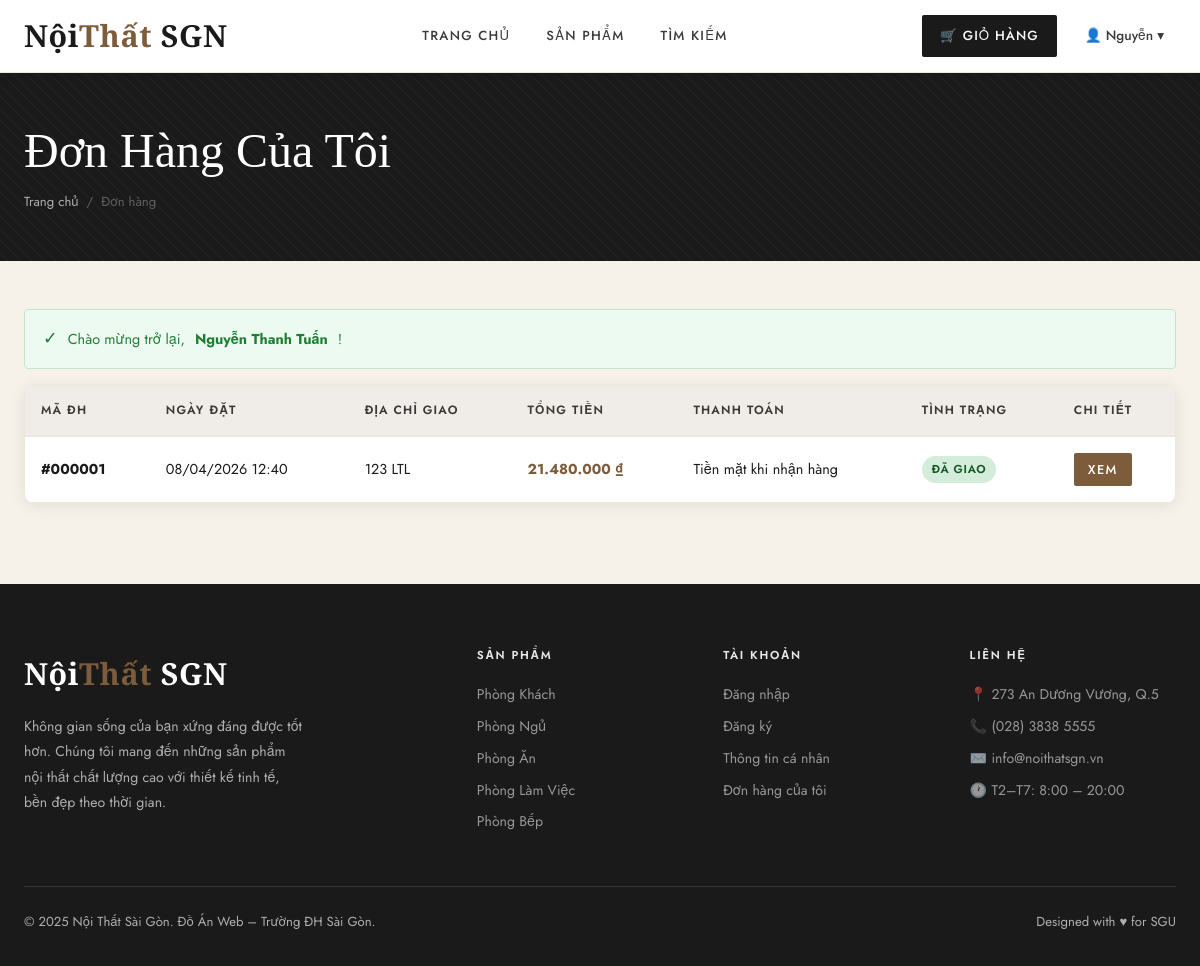
Screenshot of /NoiThat/orders.php (signed in) with the database file from the repository.
### tables this page shows
CREATE TABLE `khach_hang` (
  `ma_kh` int(11) NOT NULL,
  `ho_ten` varchar(100) NOT NULL,
  `email` varchar(150) NOT NULL,
  `mat_khau` varchar(255) NOT NULL,
  `dien_thoai` varchar(20) DEFAULT NULL,
  `dia_chi` varchar(255) DEFAULT NULL,
  `phuong_xa` varchar(100) DEFAULT NULL,
  `quan_huyen` varchar(100) DEFAULT NULL,
  `tinh_tp` varchar(100) DEFAULT NULL,
  `trang_thai` tinyint(1) DEFAULT 1 COMMENT '1=active, 0=khóa',
  `created_at` datetime DEFAULT current_timestamp()
);

CREATE TABLE `don_hang` (
  `ma_dh` int(11) NOT NULL,
  `ma_kh` int(11) NOT NULL,
  `ngay_dat` datetime DEFAULT current_timestamp(),
  `ho_ten_giao` varchar(100) NOT NULL,
  `dien_thoai_giao` varchar(20) DEFAULT NULL,
  `dia_chi_giao` varchar(255) NOT NULL,
  `phuong_xa` varchar(100) DEFAULT NULL,
  `quan_huyen` varchar(100) DEFAULT NULL,
  `tinh_tp` varchar(100) DEFAULT NULL,
  `hinh_thuc_tt` enum('tien_mat','chuyen_khoan','truc_tuyen') DEFAULT 'tien_mat',
  `tong_tien` decimal(15,2) DEFAULT 0.00,
  `trang_thai` enum('moi_dat','da_xac_nhan','da_giao','da_huy') DEFAULT 'moi_dat',
  `ghi_chu` text DEFAULT NULL,
  `da_tru_kho` tinyint(1) DEFAULT 0
);

### NoiThat/orders.php (the view, shortened to what this page needs)
<?php
require_once __DIR__ . '/config/db.php';
require_once __DIR__ . '/includes/functions.php';
$kh_id = (int)$_SESSION['kh_id'];
$order_detail = null; $order_items = null;
$orders = $conn->query("SELECT * FROM don_hang WHERE ma_kh=$kh_id ORDER BY ngay_dat DESC");
include __DIR__ . '/includes/header.php';
?>
<div class="page-header">
    <div class="container">
        <h1>Đơn Hàng Của Tôi</h1>
        <div class="breadcrumb">
            <a href="<?= SITE_URL ?>">Trang chủ</a><span>/</span>
            <span>Đơn hàng</span>
        </div>
    </div>
</div>
<section class="py-section" style="padding:48px 0 80px;">
    <div class="container">
        <?= getFlash() ?>
        <?php if ($order_detail): ?>
        <div style="margin-bottom:24px;">
            <a href="<?= SITE_URL ?>/orders.php" style="color:var(--walnut);font-size:0.88rem;">← Quay lại danh sách</a>
        </div>
        <div class="form-card">
            <h2 style="font-family:var(--font-display);font-weight:400;margin-bottom:20px;">
                Chi Tiết Đơn Hàng #<?= str_pad($order_detail['ma_dh'],6,'0',STR_PAD_LEFT) ?>
            </h2>
            <div class="order-info-box mb-24">
                <div class="info-row"><span>Ngày đặt</span><span><?= date('d/m/Y H:i', strtotime($order_detail['ngay_dat'])) ?></span></div>
                <div class="info-row"><span>Giao đến</span><span><?= htmlspecialchars($order_detail['ho_ten_giao']) ?> — <?= htmlspecialchars($order_detail['dia_chi_giao']) ?>, <?= htmlspecialchars($order_detail['phuong_xa']??'') ?>, <?= htmlspecialchars($order_detail['quan_huyen']??'') ?>, <?= htmlspecialchars($order_detail['tinh_tp']??'') ?></span></div>
                <div class="info-row"><span>Điện thoại</span><span><?= htmlspecialchars($order_detail['dien_thoai_giao']??'') ?></span></div>
                <div class="info-row"><span>Thanh toán</span><span><?= hinhThucTT($order_detail['hinh_thuc_tt']) ?></span></div>
                <div class="info-row"><span>Tình trạng</span>
                    <?php $tt = trangThaiDH($order_detail['trang_thai']); ?>
                    <span class="badge <?= $tt['class'] ?>"><?= $tt['label'] ?></span>
                </div>
            </div>
            <table class="orders-table">
                <thead><tr><th>Sản phẩm</th><th>SL</th><th>Đơn giá</th><th>Thành tiền</th></tr></thead>
                <tbody>
                    <?php while ($ct = $order_items->fetch_assoc()): ?>
                    <tr>
                        <td><?= htmlspecialchars($ct['ten_sp']) ?></td>
                        <td><?= $ct['so_luong'] ?></td>
                        <td><?= formatMoney($ct['gia_ban']) ?></td>
                        <td><?= formatMoney($ct['gia_ban']*$ct['so_luong']) ?></td>
                    </tr>
                    <?php endwhile; ?>
                </tbody>
            </table>
            <div style="text-align:right;margin-top:16px;font-size:1.1rem;font-weight:600;color:var(--walnut);">
                Tổng cộng: <?= formatMoney($order_detail['tong_tien']) ?>
            </div>
        </div>
        <?php else: ?>
        <div class="card" style="padding:0;overflow:hidden;">
            <table class="orders-table">
                <thead>
                    <tr>
                        <th>Mã ĐH</th>
                        <th>Ngày đặt</th>
                        <th>Địa chỉ giao</th>
                        <th>Tổng tiền</th>
                        <th>Thanh toán</th>
                        <th>Tình trạng</th>
                        <th>Chi tiết</th>
                    </tr>
                </thead>
                <tbody>
                    <?php while ($dh = $orders->fetch_assoc()):
                        $tt = trangThaiDH($dh['trang_thai']);
                    ?>
                    <tr>
                        <td><strong>#<?= str_pad($dh['ma_dh'],6,'0',STR_PAD_LEFT) ?></strong></td>
                        <td><?= date('d/m/Y H:i', strtotime($dh['ngay_dat'])) ?></td>
                        <td><?= htmlspecialchars(mb_strimwidth($dh['dia_chi_giao']??'',0,40,'...','UTF-8')) ?></td>
                        <td><strong class="text-walnut"><?= formatMoney($dh['tong_tien']) ?></strong></td>
                        <td><?= hinhThucTT($dh['hinh_thuc_tt']) ?></td>
                        <td><span class="badge <?= $tt['class'] ?>"><?= $tt['label'] ?></span></td>
                        <td><a href="?view=<?= $dh['ma_dh'] ?>" class="btn-primary" style="padding:6px 14px;font-size:0.8rem;">Xem</a></td>
                    </tr>
                    <?php endwhile; ?>
                </tbody>
            </table>
        </div>
        <?php endif; ?>
    </div>
</section>
<?php include __DIR__ . '/includes/footer.php'; ?>

### NoiThat/includes/header.php (shortened to what this page needs)
<?php
require_once __DIR__ . '/../config/db.php';
require_once __DIR__ . '/../includes/functions.php';
$kh         = currentKH($conn);
$base       = SITE_URL;
$cur_path   = $_SERVER['REQUEST_URI'];
?>
<!DOCTYPE html>
<html lang="vi">
<head>
    <link rel="stylesheet" href="<?= $base ?>/assets/css/style.css">
</head>
<body>
<header class="site-header">
    <div class="container">
        <div class="header-inner">
            <a href="<?= $base ?>/index.php" class="logo">Nội<span>Thất</span> SGN</a>
            <nav class="nav-main">
                <a href="<?= $base ?>/index.php" <?= (strpos($cur_path,'index.php')!==false||$cur_path===$base.'/')?' class="active"':'' ?>>Trang Chủ</a>
                <div class="has-dropdown">
                    <a href="<?= $base ?>/products.php" <?= (strpos($cur_path,'products.php')!==false)?' class="active"':'' ?>>Sản Phẩm</a>
                </div>
                <a href="<?= $base ?>/search.php" <?= (strpos($cur_path,'search.php')!==false)?' class="active"':'' ?>>Tìm Kiếm</a>
            </nav>
            <div class="nav-actions">
                <a href="<?= $base ?>/cart.php" class="cart-btn">
                    🛒 Giỏ hàng
                </a>
                <?php if ($kh): ?>
                <div class="user-menu">
                    <div class="user-menu-btn">
                        👤 <?= htmlspecialchars(explode(' ',$kh['ho_ten'])[0]) ?> ▾
                    </div>
                </div>
                <?php endif; ?>
            </div>
        </div>
    </div>
</header>

### NoiThat/assets/css/style.css (style rules this page uses)
:root { --cream: #F7F2E9; --cream-dark: #EDE8DC; --charcoal: #1A1A1A; --charcoal-mid:#3A3A3A; --walnut: #7C5C3A; --walnut-light:#A07A50; --gold: #C4A55A; --gold-light: #DEC27A; --white: #FFFFFF; --gray-light: #F0EDE8; --gray-mid: #C8C0B5; --red: #C0392B; --green: #27AE60; --blue: #2980B9; --font-display: 'Cormorant Garamond', Georgia, serif; --font-body: 'Jost', 'Helvetica Neue', sans-serif; --radius: 4px; --radius-lg: 10px; --shadow: 0 2px 16px rgba(0,0,0,0.08); --shadow-lg: 0 8px 40px rgba(0,0,0,0.14); --transition: all 0.3s cubic-bezier(0.4,0,0.2,1); }
*, *::before, *::after { box-sizing: border-box; margin: 0; padding: 0; }
html { scroll-behavior: smooth; }
body { font-family: var(--font-body); background: var(--cream); color: var(--charcoal); font-size: 15px; line-height: 1.7; -webkit-font-smoothing: antialiased; }
a { color: inherit; text-decoration: none; transition: var(--transition); }
h1, h2, h3, h4, h5 { font-family: var(--font-display); font-weight: 400; line-height: 1.25; color: var(--charcoal); }
h1 { font-size: clamp(2rem, 4vw, 3.5rem); }
.container { max-width: 1280px; margin: 0 auto; padding: 0 24px; }
.site-header { background: var(--white); border-bottom: 1px solid var(--cream-dark); position: sticky; top: 0; z-index: 100; box-shadow: 0 2px 12px rgba(0,0,0,0.05); }
.header-inner { display: flex; align-items: center; justify-content: space-between; height: 72px; gap: 24px; }
.logo { font-family: var(--font-display); font-size: 1.9rem; font-weight: 600; color: var(--charcoal); letter-spacing: 0.02em; }
.logo span { color: var(--walnut); }
.nav-main { display: flex; gap: 8px; }
.nav-main a { font-size: 0.82rem; font-weight: 500; letter-spacing: 0.1em; text-transform: uppercase; padding: 8px 14px; color: var(--charcoal-mid); border-radius: var(--radius); position: relative; }
.nav-main a::after { content:''; position:absolute; bottom:4px; left:14px; right:14px; height:1px; background:var(--walnut); transform:scaleX(0); transition: transform 0.3s; }
.nav-actions { display: flex; align-items: center; gap: 16px; }
.cart-btn { display: flex; align-items: center; gap: 8px; background: var(--charcoal); color: var(--white); padding: 10px 18px; border-radius: 2px; font-size: 0.82rem; font-weight: 500; letter-spacing: 0.08em; text-transform: uppercase; transition: var(--transition); }
.user-menu { position: relative; }
.user-menu-btn { display: flex; align-items: center; gap: 8px; padding: 8px 14px; border-radius: var(--radius); cursor: pointer; font-size: 0.85rem; font-weight: 500; color: var(--charcoal-mid); }
.has-dropdown { position: relative; display: inline-flex; align-items: center; }
.btn-primary { background: var(--walnut); color: var(--white); padding: 14px 32px; border-radius: 2px; font-size: 0.82rem; font-weight: 500; letter-spacing: 0.1em; text-transform: uppercase; border: none; cursor: pointer; transition: var(--transition); display: inline-flex; align-items: center; gap: 8px; }
section.py-section { padding: 80px 0; }
.page-header { background: var(--charcoal); padding: 48px 0; position: relative; overflow: hidden; }
.page-header::before { content:''; position:absolute; inset:0; background: repeating-linear-gradient(45deg, rgba(196,165,90,0.04) 0, rgba(196,165,90,0.04) 1px, transparent 0, transparent 50%); background-size: 12px 12px; }
.page-header h1 { color: var(--white); font-family: var(--font-display); font-weight: 300; position: relative; }
.breadcrumb { display: flex; align-items: center; gap: 8px; font-size: 0.82rem; color: rgba(255,255,255,0.5); margin-top: 10px; position: relative; }
.breadcrumb a { color: rgba(255,255,255,0.65); }
.breadcrumb span { color: rgba(255,255,255,0.3); }
.badge { display:inline-block; padding:4px 10px; border-radius:20px; font-size:0.72rem; font-weight:600; letter-spacing:0.06em; text-transform:uppercase; }
.badge-success { background:#D4EDDA; color:#155724; }
.orders-table { width:100%; border-collapse:collapse; }
.orders-table th { background:var(--gray-light); padding:14px 16px; text-align:left; font-size:0.75rem; font-weight:600; letter-spacing:0.1em; text-transform:uppercase; color:var(--charcoal-mid); border-bottom:2px solid var(--cream-dark); }
.orders-table td { padding:16px; border-bottom:1px solid var(--cream-dark); font-size:0.9rem; }
.text-walnut { color:var(--walnut); }
.card { background:var(--white); border:1px solid var(--cream-dark); border-radius:var(--radius-lg); padding:28px; box-shadow:var(--shadow); }

### rows the page displays
khach_hang: ho_ten "Nguyễn"
don_hang: ma_dh "000001", ngay_dat "08/04/2026 12:40", dia_chi_giao "123 LTL", tong_tien "21.480.000 ₫", hinh_thuc_tt "Tiền mặt khi nhận hàng", trang_thai "ĐÃ GIAO"

### other values shown
$f['msg'] "Chào mừng trở lại, Nguyễn Thanh Tuấn !"
